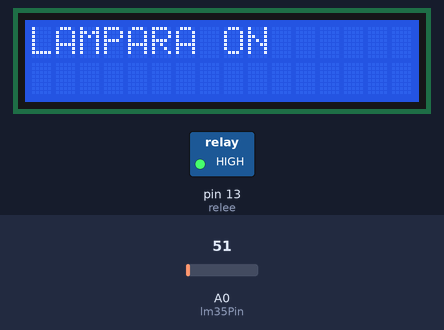
Bench run of a sketch on a simulated Arduino Uno, built with avr-gcc and run on an emulated ATmega328P. Shown: 16×2 character LCD, switched loads named in the sketch (green lamp = pin HIGH). Inputs (shaded band) come from the test bench; at power-on: A0 (lm35Pin) = 51. Pins used as bus, display or sensor lines are not drawn.

Above: at 1.2 s.
1.3 s: A0 (lm35Pin) set to 64
At 3.1 s:
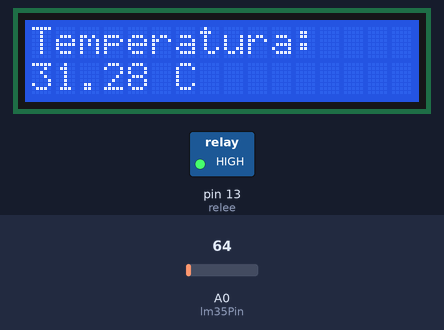
4.1 s: A0 (lm35Pin) set to 77
At 5.6 s:
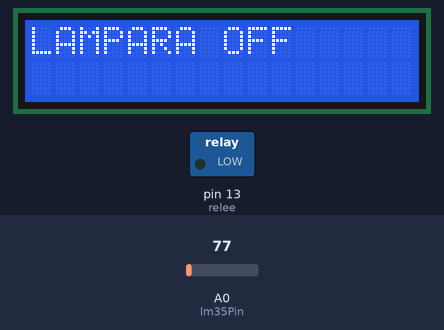
8.4 s: A0 (lm35Pin) set to 71
At 10.3 s:
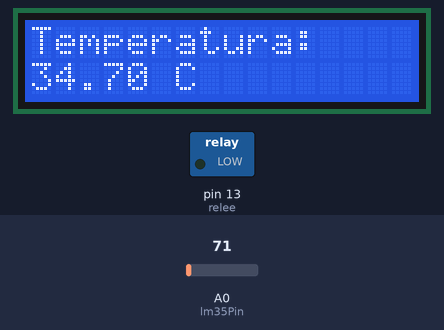
Timing chart, 0 to 11.8 s (numbered marks = the images above; inputs shaded):
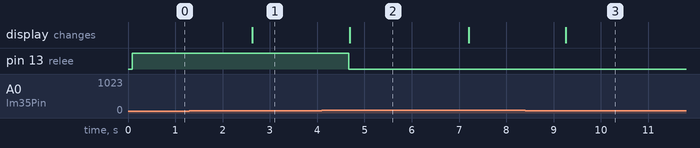

The sketch:

BIOINSTRU.ino
```cpp
#include <LiquidCrystal_I2C.h>   // Incluimos la biblioteca para el LCD
LiquidCrystal_I2C lcd(0x27, 16, 2);   // Dirección del LCD y tamaño

int lm35Pin = A0;       // Pin analógico donde está conectado el LM35
int vcc = 11;       // Pin digital donde está conectado el relay
int relee = 13;
bool focoEncendido = false;  // Estado actual del foco

void setup() {
  Serial.begin(9600);   // Iniciamos la comunicación serie para depuración
  lcd.init();           // Iniciamos el LCD
  lcd.backlight();      // Encendemos la luz de fondo del LCD
  lcd.clear();
  pinMode(relee, OUTPUT);  // Configuramos el pin del relay como salida
  pinMode(vcc,OUTPUT);
}

void loop() {
  digitalWrite(vcc,HIGH);
  float temperatura = leerLM35();    // Leemos la temperatura del LM35
  mostrarTemperaturaLCD(temperatura);   // Mostramos la temperatura en el LCD
  controlarFoco(temperatura);           // Controlamos el foco según la temperatura
  delay(1000);  // Esperamos un segundo antes de volver a leer la temperatura
}

float leerLM35() {
  int valor = analogRead(lm35Pin);    // Leemos el valor del LM35
  float voltaje = valor * (5.0 / 1023.0);  // Convertimos el valor a voltaje
  float temperatura = voltaje * 100; // Convertimos el voltaje a temperatura en grados Celsius
  return temperatura;  // Devolvemos la temperatura
}

void mostrarTemperaturaLCD(float temperatura) {
  lcd.clear();                    // Borramos el contenido anterior del LCD
  lcd.setCursor(0, 0);            // Colocamos el cursor en la primera fila
  lcd.print("Temperatura:");
  lcd.setCursor(0,1);     // Escribimos el texto en el LCD
  lcd.print(temperatura);         // Escribimos la temperatura en el LCD
  lcd.print(" C");
}

void controlarFoco(float temperatura) {
  if(temperatura>=35 && focoEncendido) { // Si la temperatura es mayor que 35 grados y el foco está encendido
    digitalWrite(relee, LOW); //Apaga el foco
    focoEncendido = false;    // Cambiamos el estado del foco
    lcd.clear();
    lcd.setCursor(0,0);
    lcd.print("LAMPARA OFF");
    delay(1500);
  }
  else if(temperatura<=30 && !focoEncendido) { // Si la temperatura es menor que 25 grados y el foco está apagado
    digitalWrite(relee, HIGH);//enciende el foco
    focoEncendido = true;     // Cambiamos el estado del foco
    lcd.clear();
    lcd.setCursor(0,0);
    lcd.print("LAMPARA ON");
    delay(1500);
  }
}
```

Measured:
- the behaviour switches between 71 and 72 on A0 (lm35Pin) (found by bisection; images 1 and 2)
- after the input at 1.3 s, the display: changes after 1.3 s (image 1)
- after the input at 4.1 s, pin 13 (relee): HIGH → LOW after 0.57 s; the display: changes after 0.58 s (image 2)
- after the input at 8.4 s, the display: changes after 0.85 s (image 3)
- what the display in image 2 shows lasts 2.5 s, from 4.7 s to 7.2 s
